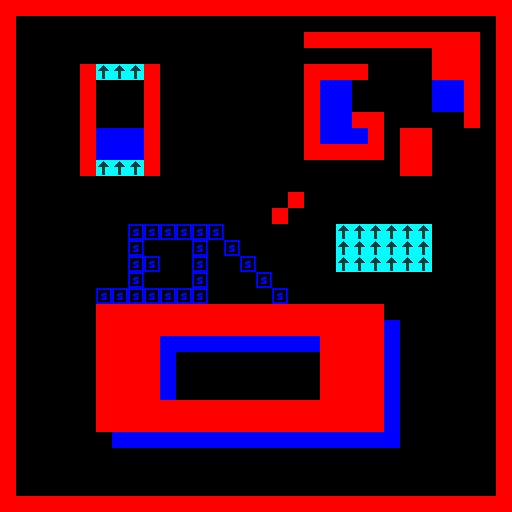

Below is a game level as drawn by its tile map, then a one-line description and the .tmx that defines it (tile-layer data replaced by summaries):
An orthogonal 32x32 tile map with 16x16 px tiles, 1 tile layer (Tile Layer 1) and 2 objects (2x ngin_Marker).

<map version="1.0" orientation="orthogonal" renderorder="right-down" width="32" height="32" tilewidth="16" tileheight="16" nextobjectid="7">
 <tileset firstgid="1" name="Tileset" tilewidth="16" tileheight="16" tilecount="5">
  <properties>
   <property name="Include" value="../map-attributes.inc" />
  </properties>
  <image source="tileset.png" width="80" height="16" />
  <tile id="1">
   <properties>
    <property name="Solid" value="true" />
   </properties>
  </tile>
  <tile id="3">
   <properties>
    <property name="SolidTop" value="true" />
   </properties>
  </tile>
  <tile id="4">
   <properties>
    <property name="Attributes" value="MapAttributes::kSpecial" />
   </properties>
  </tile>
 </tileset>
 <layer name="Tile Layer 1" width="32" height="32">
  <data>[1024 cells, 1024 non-empty, 5 distinct tile ids]</data>
 </layer>
 <objectgroup name="Markers" visible="0">
  <object id="4" name="camera" type="ngin_Marker" x="0" y="0" width="256" height="256" />
  <object id="5" name="player" type="ngin_Marker" x="181" y="147.667" width="20" height="20" />
 </objectgroup>
</map>
